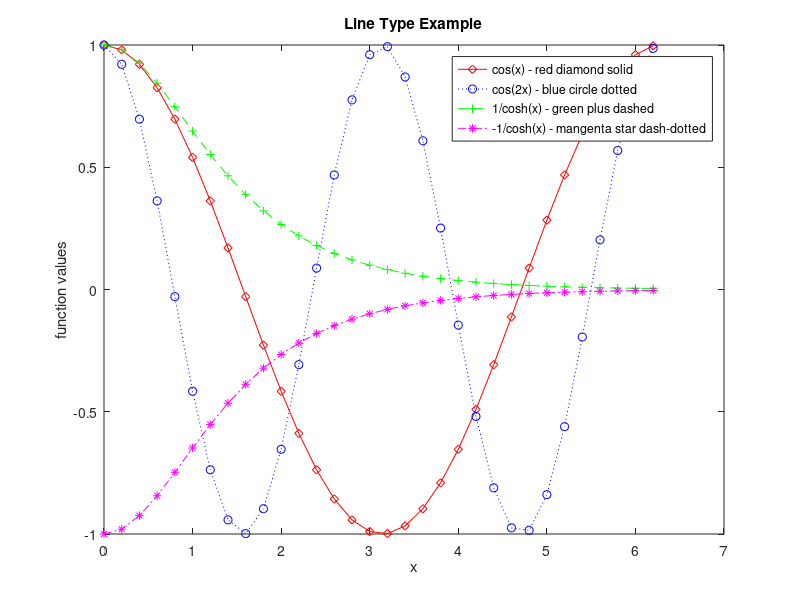

Recreate this plot in MATLAB.
% Line Types
clear all
close all

x = 0:0.2:2*pi;
plot(x, cos(x), 'rd-'); 
hold on;
plot(x, cos(2*x), 'bo:');
plot(x, 1./cosh(x), 'g+--');
plot(x, -1./cosh(x), 'm*-.');

xlabel('x');
ylabel('function values');
title('Line Type Example');

legend('cos(x) - red diamond solid', ...
       'cos(2x) - blue circle dotted', ...
       '1/cosh(x) - green plus dashed', ...
       '-1/cosh(x) - mangenta star dash-dotted');